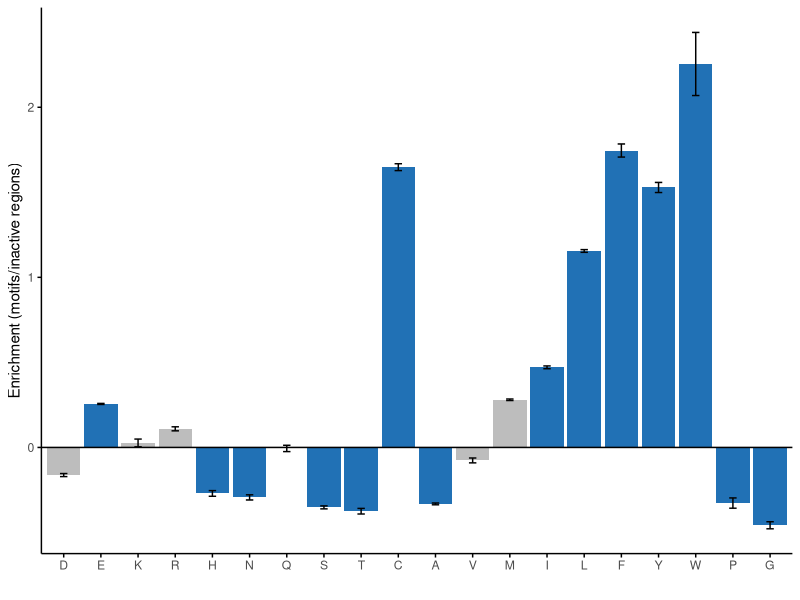

Recreate this plot in R.
library(seqinr)
library(ggplot2)

setwd("~/post-transcriptional-idrs/fig4_ms1/")

#must run after doing HMM analysis

submotifs = read.csv("subMotifs_hmm.csv")

#remove submotifs less than 3 AA (455/471 pass)
submotifs = submotifs[nchar(submotifs$seq) > 3, ]

actives = submotifs[submotifs$state == 'active',]
inacts = submotifs[submotifs$state == 'inactive',]

setwd("~/post-transcriptional-idrs/fig4_ms1/motif_enrichment/")
if(!file.exists('active_subregions.fa') & !file.exists('inact_subregions.fa')){
  write.fasta(sequences = as.list(actives$seq), names = as.list(actives$pep),file.out = 'active_subregions.fa')
  write.fasta(sequences = as.list(inacts$seq), names = as.list(inacts$pep),file.out = 'inact_subregions.fa')
}

#########################################################
#use composition profiler to get values/significance####
#########################################################



#use composition profiler to get values/significance, save in folder
if(!file.exists('motif_enrichment_analysis.csv')){
  print('use composition profiler to get motif enrichments')
}else{
  enrich = read.csv('motif_enrichment_analysis.csv')
  aa_order = c('D','E','K','R','H','N','Q','S','T','C','A','V','M','I','L','F','Y','W','P','G')
  enrich$AA = factor(enrich$AA, levels=aa_order)
  enrich$significant = ifelse(enrich$pval <= 0.05,'sig','insig')
  
  
  aa_plot = ggplot(enrich, aes(x = AA, y = mean, fill = significant)) +
    geom_bar(stat = "identity") +
    geom_errorbar(aes(ymin = mean - stdev, ymax = mean + stdev), width = 0.2,size=0.5,  position = position_dodge(0.9)) +
    labs(x = "Amino Acid", y = "Mean Value") +
    scale_fill_manual(values = c("sig" = "#2171b5", "insig" = "#bdbdbd")) +
    geom_hline(yintercept = 0, col = "black") + 
    theme_classic() + ylab('Enrichment (motifs/inactive regions)') + xlab('') +
    theme(panel.grid = element_blank(),
          axis.line = element_line(color = "black"),
          axis.ticks = element_line(color = "black",),
          axis.ticks.length = unit(0.1,'cm'),
          legend.position = "none",
          panel.border = element_blank())
  
  ggsave('motif_inact_enrichment.pdf',plot=aa_plot, height = 8, width = 13.5, units = 'cm')
}
